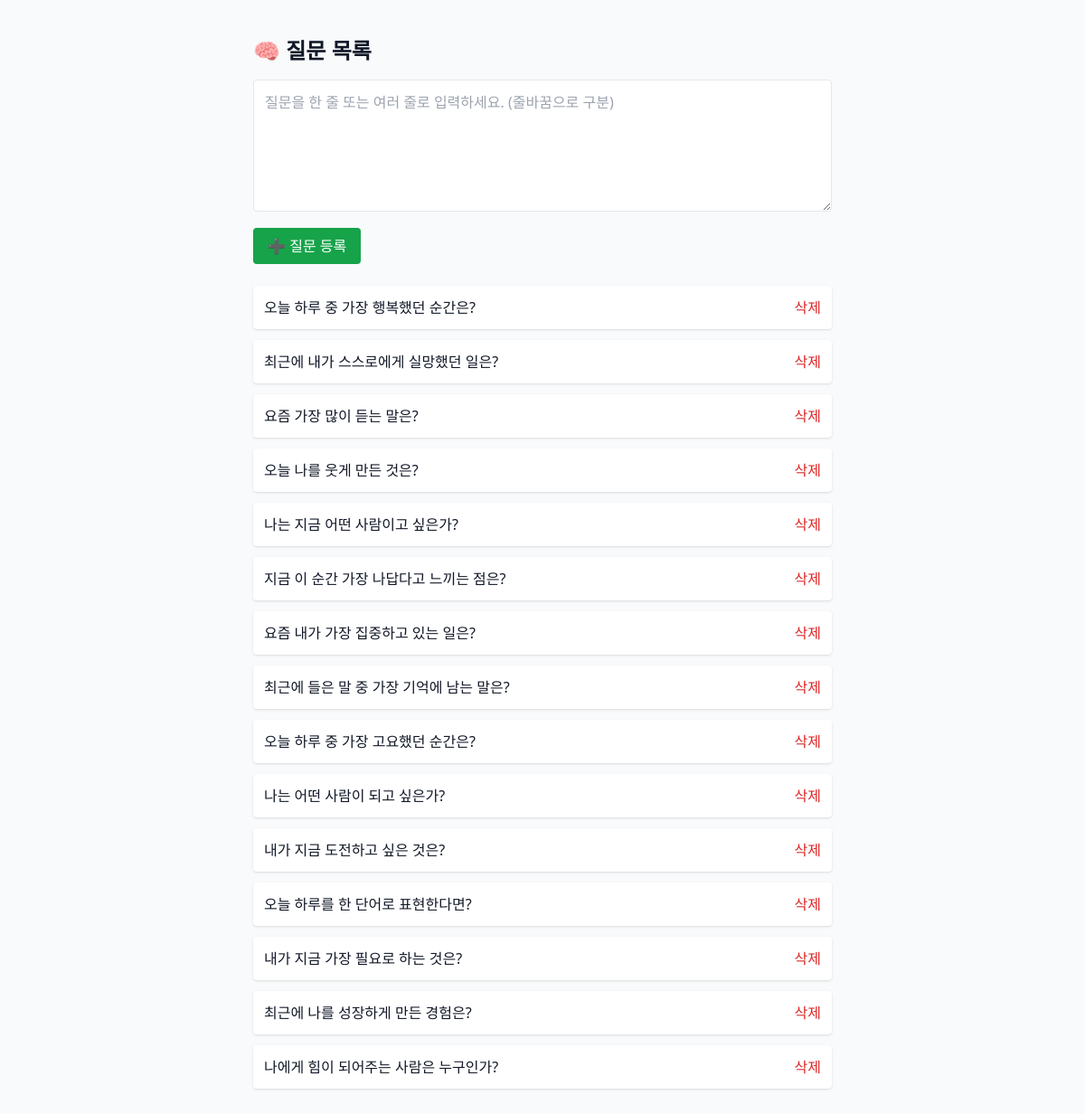
The page /admin/questions/ on the database its author committed.
### app/models.py (models this page shows)
class Question(Base):
    __tablename__ = "questions"
    id = Column(Integer, primary_key=True, index=True)
    question_text = Column(String, nullable=False)  # ✅ 템플릿에서는 이 필드를 사용
    answers = relationship("Answer", back_populates="question")

### app/routers/admin_questions.py (the view)
@router.get("/", response_class=HTMLResponse)
def list_questions(request: Request):
    db = SessionLocal()
    questions = db.query(Question).all()
    db.close()
    return templates.TemplateResponse("admin_questions.html", {
        "request": request,
        "questions": questions
    })

### app/templates/admin_questions.html (shortened to what this page needs)
{% extends "base.html" %}
{% block content %}
<div class="max-w-2xl mx-auto p-4">
  <h1 class="text-2xl font-bold mb-4">🧠 질문 목록</h1>
  <form method="post" action="/admin/questions/add" class="mb-6 space-y-3">
    <textarea name="question_text" rows="5" class="w-full border rounded p-3" placeholder="질문을 한 줄 또는 여러 줄로 입력하세요. (줄바꿈으로 구분)"></textarea>
    <button type="submit" class="bg-green-600 hover:bg-green-700 text-white px-4 py-2 rounded">
      ➕ 질문 등록
    </button>
  </form>
  <ul class="space-y-3">
    {% for q in questions %}
    <li class="flex justify-between items-center bg-white p-3 rounded shadow">
      <span>{{ q.question_text }}</span>
      <form method="post" action="/admin/questions/delete">
        <button class="text-red-600 hover:underline">삭제</button>
      </form>
    </li>
    {% else %}
    <li class="text-gray-500">등록된 질문이 없습니다.</li>
    {% endfor %}
  </ul>
</div>
{% endblock %}

### app/templates/base.html (shortened to what this page needs)
<!DOCTYPE html>
<html lang="ko">
<head>
  <script src="https://cdn.tailwindcss.com"></script>
</head>
<body class="bg-gray-50 text-gray-900 p-6">
  <div class="max-w-2xl mx-auto">
    {% block content %}{% endblock %}
  </div>
</body>
</html>

### rows shown on the page
Question: question_text "오늘 하루 중 가장 행복했던 순간은?"
Question: question_text "최근에 내가 스스로에게 실망했던 일은?"
Question: question_text "요즘 가장 많이 듣는 말은?"
Question: question_text "오늘 나를 웃게 만든 것은?"
Question: question_text "나는 지금 어떤 사람이고 싶은가?"
Question: question_text "지금 이 순간 가장 나답다고 느끼는 점은?"
Question: question_text "요즘 내가 가장 집중하고 있는 일은?"
Question: question_text "최근에 들은 말 중 가장 기억에 남는 말은?"
Question: question_text "오늘 하루 중 가장 고요했던 순간은?"
Question: question_text "나는 어떤 사람이 되고 싶은가?"
Question: question_text "내가 지금 도전하고 싶은 것은?"
Question: question_text "오늘 하루를 한 단어로 표현한다면?"
Question: question_text "내가 지금 가장 필요로 하는 것은?"
Question: question_text "최근에 나를 성장하게 만든 경험은?"
Question: question_text "나에게 힘이 되어주는 사람은 누구인가?"
